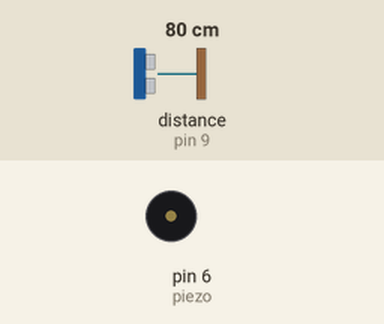
This sketch was run on a simulated Arduino Uno, built with avr-gcc and run on an emulated ATmega328P. On the bench: buzzer (waves = sounding). Wiring (inferred from the names in the program): ultrasonic range finder: trigger pin 8; echo pin 9. Inputs (shaded band) come from the test bench; at power-on: distance to the obstacle (sensor on pin 9) 80 cm. The echo pulse lasts 58.3 µs per cm; what the sketch prints to the serial monitor is not drawn.

Above: at 0.1 s.
At 0.6 s:
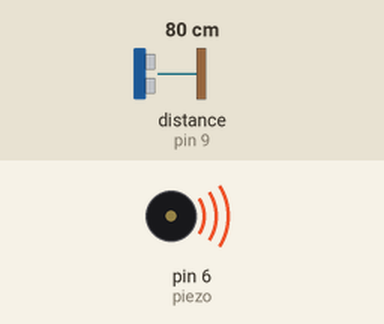
Timing chart, 0 to 2.1 s (numbered marks = the images above):
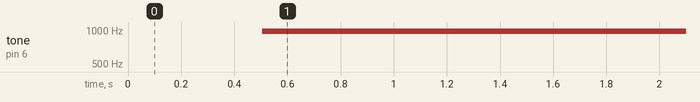

The sketch:

zion.t.ino
```cpp
int Trigpin = 8;  //쏘는거(방아쇠)
int EchoPin = 9;
int piezo = 6;

#define NOTE_C6 1047

void setup() {
  pinMode(Trigpin, OUTPUT);
  pinMode(EchoPin, INPUT);
  Serial.begin(115200);
}

void loop() {
  //Trigpin 음파를 쏘아 Echo에서 받아 계산
  // 속도 = 거리 / 시간  // 거리 = 시간 * 속도
  float distance, duration;

  digitalWrite(Trigpin, 1);
  delayMicroseconds(10);
  digitalWrite(Trigpin, 0);
  duration = pulseIn(EchoPin, 1); //시간
//  Serial.println ("시간 : " + (String)duration);
  distance = (duration*34000)/1000000/2; //거리
  Serial.println ("거리 : " + (String)distance + "cm");
  delay(500);

  if(distance < 150 && distance >= 10)
  {
     analogWrite(piezo, NOTE_C6);
     delay(500);
     analogWrite(piezo, 0);
     delay(500);
  }
    else if(distance < 10)
  {
    analogWrite(piezo, NOTE_C6);
    delay(200);
    analogWrite(piezo, 0);
    delay(200);
  }
}
```

Measured:
- by itself, tone on pin 6 (piezo): silent → 977 Hz at 0.51 s
